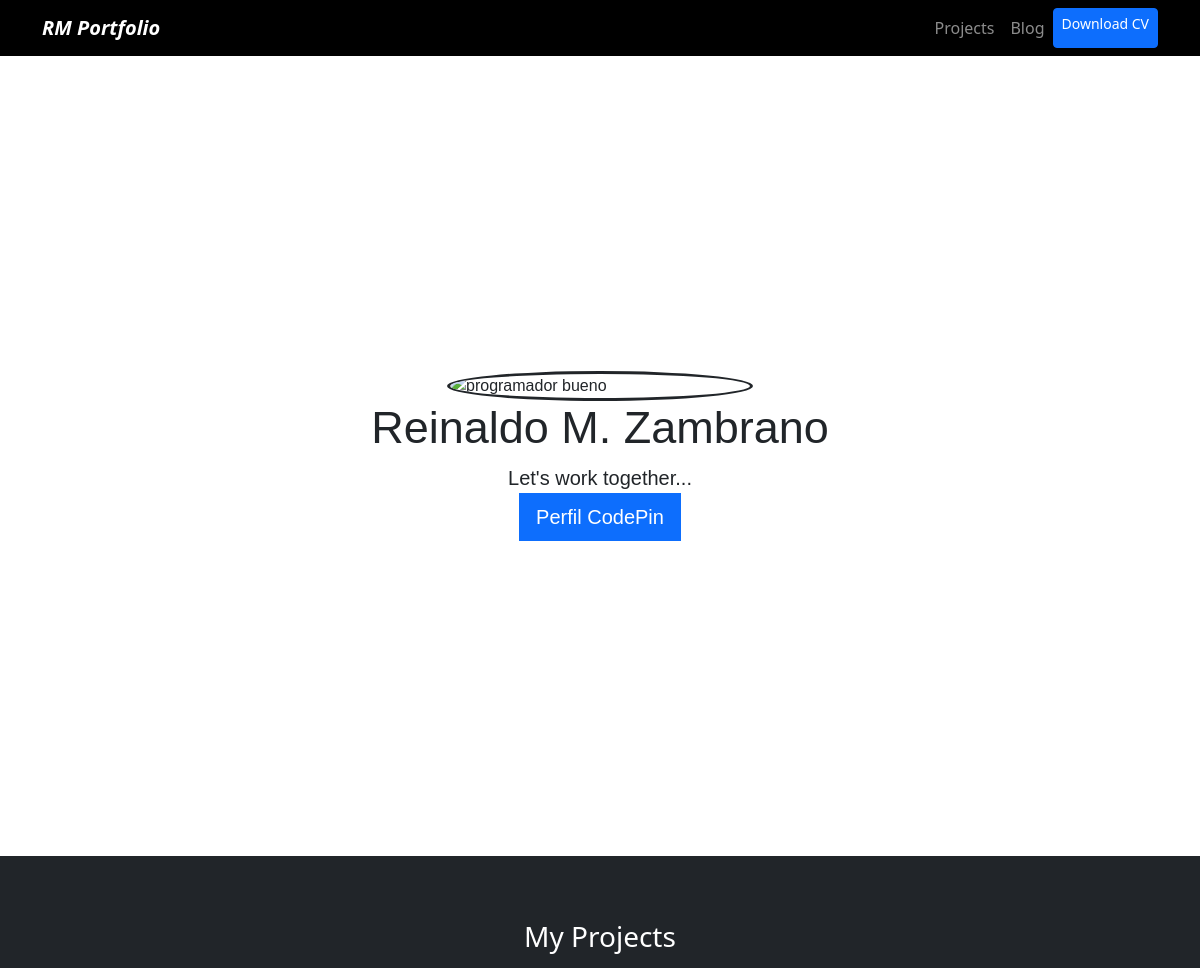
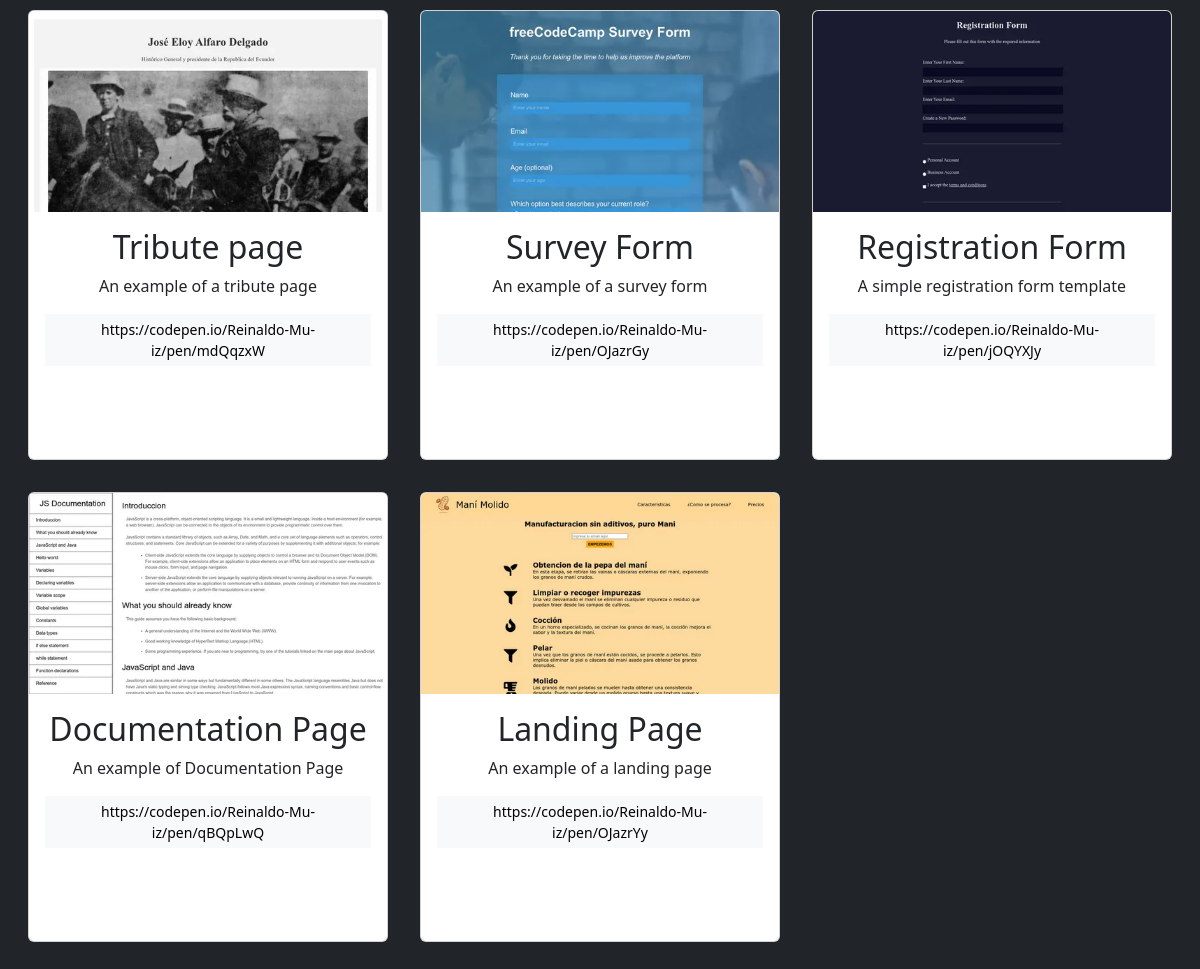
The page / on the database its author committed (2 pictures, top to bottom).
### portfolio/models.py (models this page shows)
class Project(models.Model):
  title = CharField(max_length=100)
  description = CharField(max_length=250)
  image = ImageField(upload_to='portfolio/images/')
  url = URLField(blank=True)

### portfolio/views.py (the view)
# urls.py: 2. Add a URL to urlpatterns:  path('', views.home, name='home')
def home(request):
    projects = Project.objects.all()
    return render(request, 'home.html', {'projects': projects})

### portfolio/templates/home.html
{% extends 'layout.html' %}
{% block content %}
<main>
    <section id="Goodbye">
        <div class="foto">
            <img src="https://lh3.googleusercontent.com/a/AAcHTtfGNcWQN334zxQ1P4-PqKHVc1JjspvWLQbIQw6-oJGZOfI=s288-c-no"
                alt="programador bueno">
        </div>
        <div class="descripcion">
            <h1 class="name">Reinaldo M. Zambrano</h1>
            <label class="msg">Let's work together...</label>
        </div>
        <div class="profile-link">
            <a class="btn btn-primary btn-lg rounded-0" href="https://codepen.io/Reinaldo-Mu-iz" id="profile-link"
                target="_blank">
                Perfil CodePin
            </a>
        </div>
    </section>
    <div class="row my-4 text-center p-4" id="projects">
        <h3>My Projects</h3>
        {%for project in projects%}
        <div class="col-md-4 p-3">
            <div class="card card-project">
                <img class="img-fluid card-img-top" src="{{project.image.url}}" alt="{{project.title}}" />
                <div class="card-body">
                    <h2>{{project.title}}</h2>
                    <p>{{project.description}}</p>
                    {%if project.url%}
                    <a href="{{project.url}}" class="btn btn-light rounded-0 btn-sm">{{project.url}}</a>
                    {%endif%}<br>
                </div>
            </div>
        </div>
        {%endfor%}
    </div>
</main>
{% endblock %}

### portfolio/templates/layout.html (shortened to what this page needs)
{% load static %}
<!DOCTYPE html>
<html lang="en">
<head>
    <link href="https://cdn.jsdelivr.net/npm/bootstrap@5.3.1/dist/css/bootstrap.min.css" rel="stylesheet">
    <link rel="stylesheet" href="{% static 'main.css' %}">
</head>
<body>
    {% include 'partials/_navbar.html' %}
    <container class="container p-4">
    {% block content %}
    {% endblock %}
    </container>
</body>
</html>

### portfolio/templates/partials/_navbar.html (shortened to what this page needs)
{% load static %}
<nav class="navbar navbar-expand-lg navbar-dark bg-black">
  <div class="container">
    <a class="navbar-brand fw-bold fst-italic" href="/">RM Portfolio</a>
    <div class="collapse navbar-collapse d-flex justify-content-end" id="navbarNav">
      <ul class="navbar-nav">
        <li class="nav-item d-flex aling-items-center">
          <a class="nav-link" href="/#projects">Projects</a>
        </li>
        <li class="nav-item d-flex aling-items-center">
          <a class="nav-link" href="/blog">Blog</a>
        </li>
        <li class="nav-item d-flex aling-items-center">
          <a class="btn btn-primary btn-sm d-flex aling-items-center" href="{% static 'portfolio/Bienvenido.pdf' %}" target="_blank">Download CV</a>
        </li>
      </ul>
    </div>
  </div>
</nav>

### portfolio/static/main.css (style rules this page uses)
* { box-sizing: 0; }
body { background-color: rgb(33, 37, 41); }
#Goodbye { margin-top: -1.5em; height: 100vh; width: 100%; background-color: white; display: flex; flex-direction: column; justify-content: center; align-items: center; font-family: 'Trebuchet MS', sans-serif; }
.foto { border-radius: 50%; border: 3px solid rgb(33, 37, 41); display: flex; align-items: center; }
.foto img { border-radius: 50%; width: 300px; }
.name { font-size: 2.25em; }
.descripcion { text-align: center; font-size: 1.25em; }
h1 { font-family: 'Lucida Sans', 'Lucida Sans Regular', 'Lucida Grande', 'Lucida Sans Unicode', Geneva, Verdana, sans-serif; text-align: center; }
main { display: flex; flex-direction: column; gap: 1em; }
#projects { color: white; }
.card-project { height: 450px; }

### rows shown on the page
Project: image (picture), title "Tribute page", description "An example of a tribute page", url "https://codepen.io/Reinaldo-Mu-iz/pen/mdQqzxW"
Project: image (picture), title "Survey Form", description "An example of a survey form", url "https://codepen.io/Reinaldo-Mu-iz/pen/OJazrGy"
Project: image (picture), title "Registration Form", description "A simple registration form template", url "https://codepen.io/Reinaldo-Mu-iz/pen/jOQYXJy"
Project: image (picture), title "Documentation Page", description "An example of Documentation Page", url "https://codepen.io/Reinaldo-Mu-iz/pen/qBQpLwQ"
Project: image (picture), title "Landing Page", description "An example of a landing page", url "https://codepen.io/Reinaldo-Mu-iz/pen/OJazrYy"
